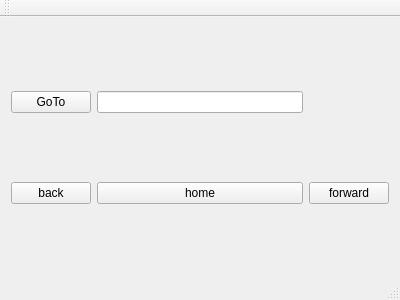
<?xml version="1.0" encoding="UTF-8"?>
<ui version="4.0">
 <class>MainWindow</class>
 <widget class="QMainWindow" name="MainWindow">
  <property name="geometry">
   <rect>
    <x>0</x>
    <y>0</y>
    <width>400</width>
    <height>300</height>
   </rect>
  </property>
  <property name="windowTitle">
   <string>MainWindow</string>
  </property>
  <widget class="QWidget" name="centralWidget">
   <layout class="QGridLayout" name="gridLayout">
    <item row="0" column="0">
     <widget class="QPushButton" name="pushButtonGoTo">
      <property name="text">
       <string>GoTo</string>
      </property>
     </widget>
    </item>
    <item row="1" column="0">
     <widget class="QPushButton" name="pushButtonBack">
      <property name="text">
       <string>back</string>
      </property>
     </widget>
    </item>
    <item row="1" column="1">
     <widget class="QPushButton" name="pushButtonHome">
      <property name="text">
       <string>home</string>
      </property>
     </widget>
    </item>
    <item row="1" column="2">
     <widget class="QPushButton" name="pushButtonForward">
      <property name="text">
       <string>forward</string>
      </property>
     </widget>
    </item>
    <item row="0" column="1">
     <widget class="QLineEdit" name="lineEditPosition"/>
    </item>
   </layout>
  </widget>
  <widget class="QMenuBar" name="menuBar">
   <property name="geometry">
    <rect>
     <x>0</x>
     <y>0</y>
     <width>400</width>
     <height>20</height>
    </rect>
   </property>
  </widget>
  <widget class="QToolBar" name="mainToolBar">
   <attribute name="toolBarArea">
    <enum>TopToolBarArea</enum>
   </attribute>
   <attribute name="toolBarBreak">
    <bool>false</bool>
   </attribute>
  </widget>
  <widget class="QStatusBar" name="statusBar"/>
 </widget>
 <layoutdefault spacing="6" margin="11"/>
 <resources/>
 <connections/>
</ui>
